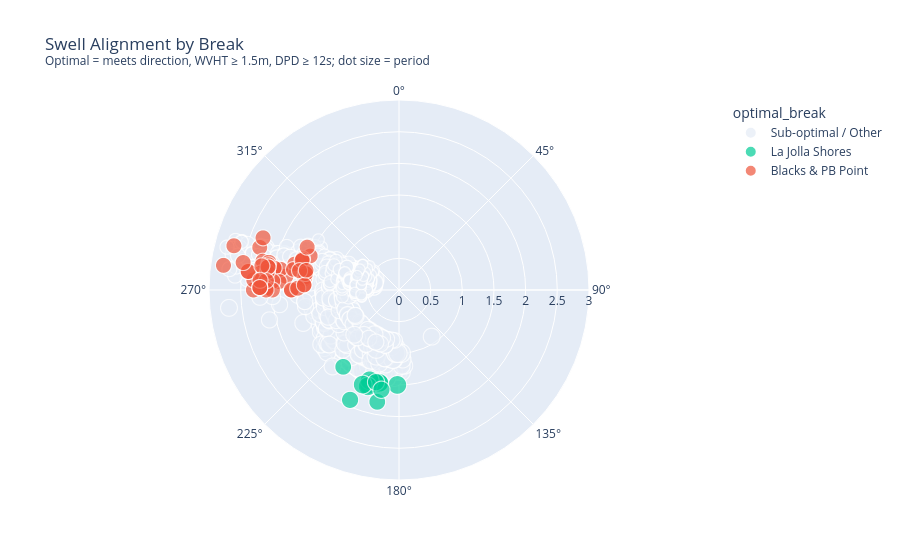

The notebook cell saved with this chart:
### Markdown cell above
### 2.6 — Categorised Swell Alignment by Break

Combining direction, height, and period into a single "optimal for this break" flag gives a clean visual summary of which observations the model should find easiest to label correctly.

### Code cell
conditions = [
    (buoy['MWD'].between(270, 300)) & (buoy['WVHT'] >= 1.5) & (buoy['DPD'] >= 12),
    (buoy['MWD'].between(300, 310)) & (buoy['WVHT'] >= 1.5) & (buoy['DPD'] >= 12),
    (buoy['MWD'].between(180, 220)) & (buoy['WVHT'] >= 1.5) & (buoy['DPD'] >= 12),
]
choices = ['Blacks & PB Point', 'PB Point Only', 'La Jolla Shores']
buoy['optimal_break'] = np.select(conditions, choices, default='Sub-optimal / Other')

fig = px.scatter_polar(
    buoy, r='WVHT', theta='MWD', color='optimal_break', size='DPD',
    title='Swell Alignment by Break<br><sup>Optimal = meets direction, WVHT ≥ 1.5m, DPD ≥ 12s; dot size = period</sup>',
    color_discrete_map={
        'Blacks & PB Point': '#EF553B',
        'PB Point Only':     '#FFA15A',
        'La Jolla Shores':   '#00CC96',
        'Sub-optimal / Other': '#E5ECF6',
    }
)
fig.update_layout(polar=dict(radialaxis=dict(rangemode='tozero')))
fig.show()

### Figure 1 — Plotly figure (JSON) as saved in the notebook; plotly's stock layout.template omitted (floating-point values rounded to 4 significant figures; data arrays with more than 128 entries replaced by an {"elided": "..."} marker saying what was removed)
{"data": [{"hovertemplate": "optimal_break=Sub-optimal / Other<br>WVHT=%{r}<br>MWD=%{theta}<br>DPD=%{marker.size}<extra></extra>", "legendgroup": "Sub-optimal / Other", "marker": {"color": "#E5ECF6", "size": {"elided": "2756 int values"}, "sizemode": "area", "sizeref": 0.05, "symbol": "circle"}, "mode": "markers", "name": "Sub-optimal / Other", "r": {"elided": "2756 float values"}, "showlegend": true, "subplot": "polar", "theta": {"elided": "2756 int values"}, "type": "scatterpolargl"}, {"hovertemplate": "optimal_break=La Jolla Shores<br>WVHT=%{r}<br>MWD=%{theta}<br>DPD=%{marker.size}<extra></extra>", "legendgroup": "La Jolla Shores", "marker": {"color": "#00CC96", "size": [14, 14, 15, 13, 14, 18, 18, 18, 18, 18, 18, 15, 15], "sizemode": "area", "sizeref": 0.05, "symbol": "circle"}, "mode": "markers", "name": "La Jolla Shores", "r": [1.5, 1.8, 1.9, 1.6, 1.5, 1.5, 1.5, 1.5, 1.5, 1.6, 1.6, 1.5, 1.6], "showlegend": true, "subplot": "polar", "theta": [216, 191, 204, 198, 191, 195, 181, 192, 198, 198, 201, 194, 190], "type": "scatterpolargl"}, {"hovertemplate": "optimal_break=Blacks & PB Point<br>WVHT=%{r}<br>MWD=%{theta}<br>DPD=%{marker.size}<extra></extra>", "legendgroup": "Blacks & PB Point", "marker": {"color": "#EF553B", "size": [12, 13, 12, 12, 13, 12, 13, 13, 12, 13, 13, 13, 12, 13, 13, 12, 13, 13, 13, 13, 13, 13, 12, 13, 13, 13, 13, 13, 13, 13, 13, 13, 13, 13, 13, 13, 13, 13, 13, 12, 13, 12, 12, 12, 13, 12, 12, 12, 13, 13, 13, 13, 13, 13, 12, 12], "sizemode": "area", "sizeref": 0.05, "symbol": "circle"}, "mode": "markers", "name": "Blacks & PB Point", "r": [1.5, 1.5, 1.7, 1.7, 1.8, 2, 2.1, 2.3, 2.2, 2, 2.1, 2.3, 1.9, 2.1, 2.2, 2, 1.9, 2.1, 2, 2.1, 2, 2.1, 2.1, 2.3, 2.3, 2.1, 2.4, 2.4, 2.1, 2.1, 2.1, 2.2, 2.2, 2.2, 2.2, 2.2, 2.5, 2.8, 2.7, 1.5, 1.5, 1.6, 1.5, 1.7, 1.5, 1.6, 1.5, 1.5, 1.7, 1.6, 1.6, 1.6, 1.5, 1.6, 1.5, 1.5], "showlegend": true, "subplot": "polar", "theta": [281, 277, 270, 284, 277, 280, 280, 287, 282, 280, 271, 291, 280, 282, 277, 280, 274, 277, 274, 271, 270, 270, 281, 270, 274, 278, 277, 277, 280, 280, 274, 271, 280, 271, 274, 271, 280, 278, 285, 291, 277, 287, 280, 281, 278, 288, 273, 280, 270, 271, 287, 295, 280, 281, 273, 282], "type": "scatterpolargl"}], "layout": {"legend": {"itemsizing": "constant", "title": {"text": "optimal_break"}, "tracegroupgap": 0}, "polar": {"angularaxis": {"direction": "clockwise", "rotation": 90}, "domain": {"x": [0, 1], "y": [0, 1]}, "radialaxis": {"rangemode": "tozero"}}, "title": {"text": "Swell Alignment by Break<br><sup>Optimal = meets direction, WVHT ≥ 1.5m, DPD ≥ 12s; dot size = period</sup>"}}}
